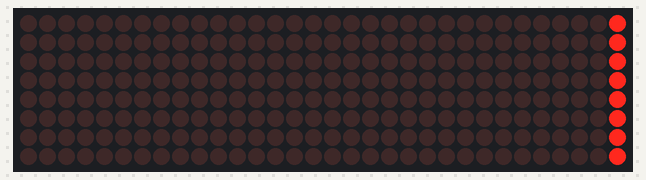
Simulated run of this sketch. Board: Arduino Uno, built with avr-gcc and run on an emulated ATmega328P. Parts: 32×8 LED matrix.

Above: at 0.06 s.
At 0.79 s:
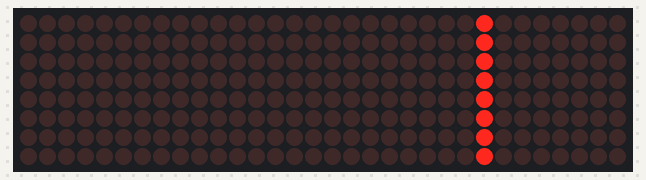
At 1.31 s:
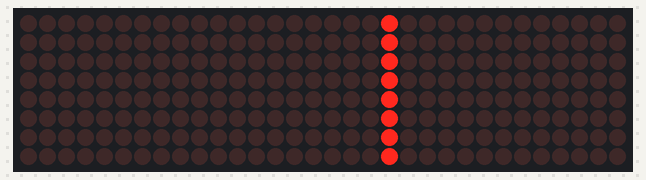
At 1.83 s:
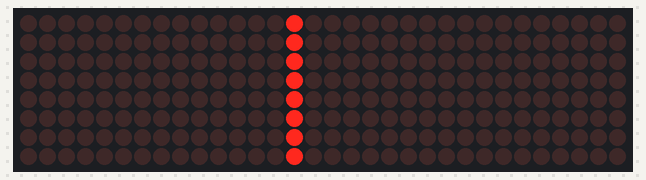
At 2.77 s:
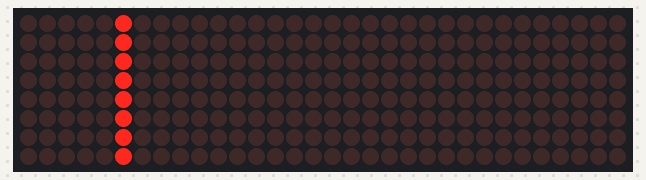
At 3.7 s:
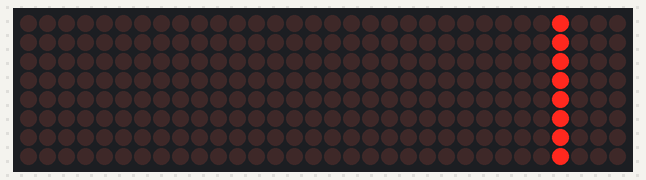

The sketch:

metrix_30.ino
```cpp
#include "LedControl.h"

const int DIN=7;
const int CS=8;
const int CLK=9;
const int MATRIX=4;

LedControl dot_matrix = LedControl(DIN,CS,CLK, MATRIX);

void dot_metrix_init(int matrix) {
  for(int i=0; i<matrix; i++) {
    dot_matrix.shutdown(i,false);
    dot_matrix.setIntensity(i,0);
    dot_matrix.clearDisplay(i);
  }
}

void setup() {
  dot_metrix_init(MATRIX);

}

void loop() {
int n=0;
int line=0;
int led=0;

for(n=0;n<MATRIX;n++){
for(int led=B00000001; led<255; led*=2){
  for(line=0;line<8;line++){

  dot_matrix.setRow(n,line,led);

  }
  delay(100);
}
  led=0;

  dot_matrix.clearDisplay(n);
}
}
```

Measured:
- by itself, everything shown: repeats every 3.3 s, in 32 steps
